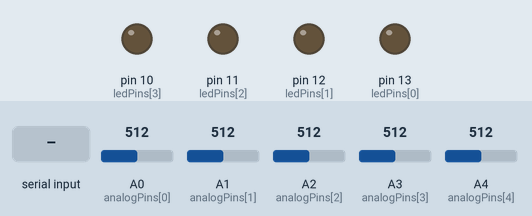
The sketch below on a simulated Arduino Uno, built with avr-gcc and run on an emulated ATmega328P. Shown: output pins drawn as LEDs (lit = HIGH). The inputs (shaded band) are chosen by the test bench; at power-on: A0 (analogPins[0]) = 512, A1 (analogPins[1]) = 512, A2 (analogPins[2]) = 512, A3 (analogPins[3]) = 512, A4 (analogPins[4]) = 512. What the sketch prints to the serial monitor is not drawn.

Above: at 1.2 s.
1.3 s: "Logic1_ON\n" received over Serial
At 2.0 s:
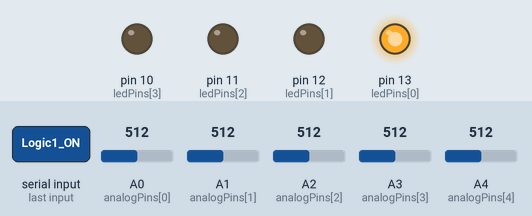
2.8 s: "Logic2_ON\n" received over Serial
At 3.9 s:
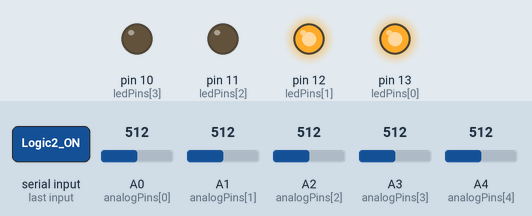
4.3 s: "Logic1_OFF\n" received over Serial
At 4.9 s:
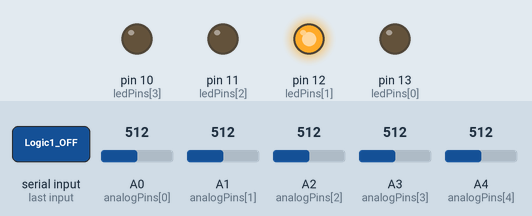
5.8 s: "Logic3_ON\n" received over Serial
At 7.0 s:
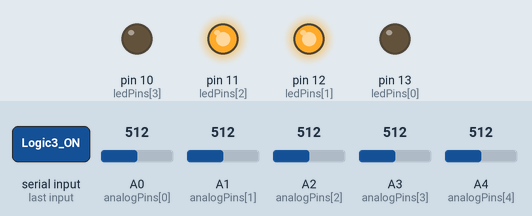
7.3 s: "Logic2_OFF\n" received over Serial
At 8.3 s:
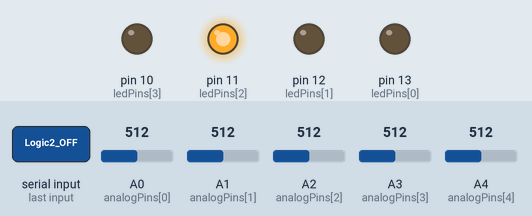
8.8 s: "Logic4_ON\n" received over Serial
At 10.2 s:
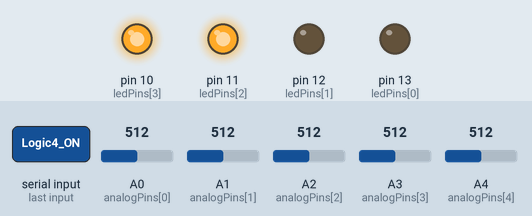
Timing chart, 0 to 11.3 s (numbered marks = the images above; inputs shaded):
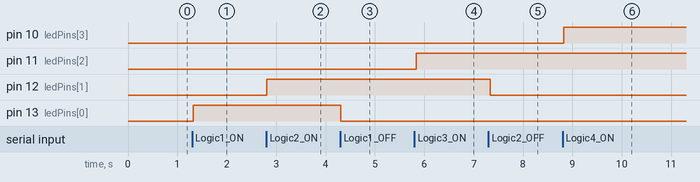

The sketch:

RTOS_Improved_Code.ino
```cpp
#include <Arduino_FreeRTOS.h>

// LED Pins
const int ledPins[4] = {13, 12, 11, 10};
int ledState[4] = {LOW, LOW, LOW, LOW};

// Analog input pins
const int analogPins[5] = {A0, A1, A2, A3, A4};

// Control flags
bool runTruth = false;

// Task handles
TaskHandle_t voltageTaskHandle;
TaskHandle_t truthTaskHandle;
TaskHandle_t serialTaskHandle;

void setup() {
  Serial.begin(115200);

  for (int i = 0; i < 4; i++) {
    pinMode(ledPins[i], OUTPUT);
    pinMode(analogPins[i], INPUT);
  }

  // Create tasks
  xTaskCreate(voltageTask, "Voltage", 128, NULL, 1, &voltageTaskHandle);
  xTaskCreate(serialTask, "SerialCmd", 256, NULL, 2, &serialTaskHandle);
  xTaskCreate(truthTableTask, "TruthTable", 256, NULL, 1, &truthTaskHandle);
}

void loop() {
  // Not used in FreeRTOS
}

void sendZeroVoltages() {
  Serial.println("0.000,0.000,0.000,0.000");
}

// --- Task: Read and print analog voltages ---
void voltageTask(void *pvParameters) {
  (void) pvParameters;
  for (;;) {
    bool anyLedOn = false;
    for (int i = 0; i < 5; i++) {
      if (digitalRead(ledPins[i]) == HIGH) {
        anyLedOn = true;
        break;
      }
    }

    float voltages[5];

    if (anyLedOn) {
      for (int i = 0; i < 5; i++) {
        int analogValue = analogRead(analogPins[i]);
        voltages[i] = analogValue * (5.0 / 1023.0);
      }

      Serial.write((uint8_t *)voltages, sizeof(voltages));  // Send 16 bytes
    }

    vTaskDelay(50 / portTICK_PERIOD_MS);
  }
}

// --- Task: Handle serial commands ---
void serialTask(void *pvParameters) {
  (void) pvParameters;
  for (;;) {
    if (Serial.available() > 0) {
      String command = Serial.readStringUntil('\n');
      command.trim();

      if (command == "Logic1_ON") digitalWrite(13, HIGH);
      else if (command == "Logic1_OFF") {
        digitalWrite(13, LOW);
        sendZeroVoltages();
      }
      else if (command == "Logic2_ON") digitalWrite(12, HIGH);
      else if (command == "Logic2_OFF") {
        digitalWrite(12, LOW);
        sendZeroVoltages();
      }
      else if (command == "Logic3_ON") digitalWrite(11, HIGH);
      else if (command == "Logic3_OFF") {
        digitalWrite(11, LOW);
        sendZeroVoltages();
      }
      else if (command == "Logic4_ON") digitalWrite(10, HIGH);
      else if (command == "Logic4_OFF") {
        digitalWrite(10, LOW);
        sendZeroVoltages();
      }
      else if (command == "Truth_ON") runTruth = true;
      else if (command == "Truth_OFF") runTruth = false;
      else Serial.println("Unknown command: " + command);
    }

    vTaskDelay(50 / portTICK_PERIOD_MS);
  }
}

// --- Task: Display truth table ---
void truthTableTask(void *pvParameters) {
  (void) pvParameters;
  for (;;) {
    if (runTruth) {
      for (int i = 0; i < 16; i++) {
        for (int j = 0; j < 4; j++) {
          ledState[j] = (i >> j) & 1;
          digitalWrite(ledPins[j], ledState[j]);
        }
        vTaskDelay(1000 / portTICK_PERIOD_MS); // Wait 1 second
      }

      // Reset LEDs after truth table completes
      for (int i = 0; i < 4; i++) {
        digitalWrite(ledPins[i], LOW);
      }
      sendZeroVoltages();
      runTruth = false;
    }

    vTaskDelay(50 / portTICK_PERIOD_MS); // Check every 100ms
  }
}
```

Measured:
- after the input at 1.3 s, pin 13 (ledPins[0]): LOW → HIGH at once
- after the input at 2.8 s, pin 12 (ledPins[1]): LOW → HIGH at once
- after the input at 4.3 s, pin 13 (ledPins[0]): HIGH → LOW at once
- after the input at 5.8 s, pin 11 (ledPins[2]): LOW → HIGH at once
- after the input at 7.3 s, pin 12 (ledPins[1]): HIGH → LOW at once
- after the input at 8.8 s, pin 10 (ledPins[3]): LOW → HIGH at once
